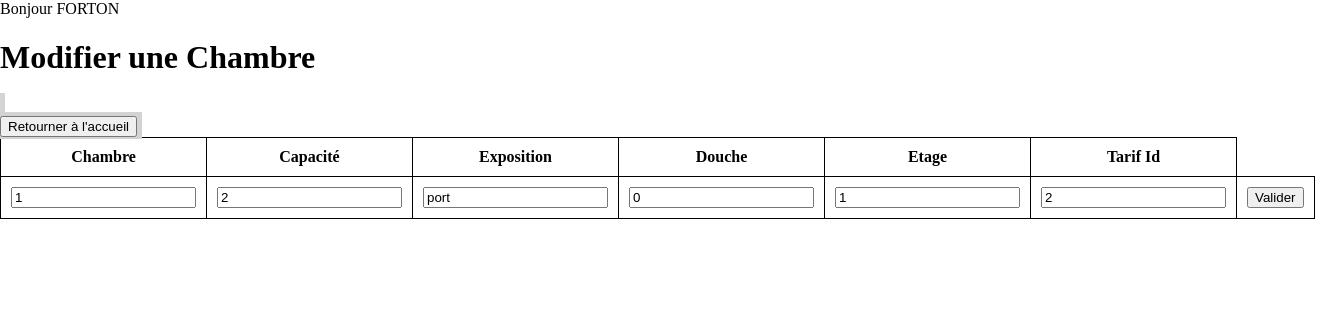
The app's page /php/admin_chambres/modifierChambre.php?numero=1 (signed in) with its own data.
### tables this page shows
CREATE TABLE IF NOT EXISTS `clients` (
  `id` int(11) NOT NULL AUTO_INCREMENT,
  `civilite` varchar(20) NOT NULL,
  `nom` varchar(100) NOT NULL,
  `prenom` varchar(70) NOT NULL,
  `adresse` varchar(200) DEFAULT NULL,
  `codePostal` varchar(10) DEFAULT NULL,
  `ville` varchar(200) DEFAULT NULL,
  `pseudo` varchar(50) NOT NULL,
  `mail` varchar(50) NOT NULL,
  `mot_de_passe` varchar(50) NOT NULL,
  `pays_id` int(11) DEFAULT NULL,
  `avatar` varchar(255) NOT NULL,
  `admin` tinyint(4) NOT NULL,
  PRIMARY KEY (`id`)
);

CREATE TABLE IF NOT EXISTS `chambres` (
  `numero` int(11) NOT NULL AUTO_INCREMENT,
  `capacite` int(11) NOT NULL,
  `exposition` varchar(20) DEFAULT NULL,
  `douche` int(11) NOT NULL DEFAULT '0',
  `etage` int(11) NOT NULL,
  `tarif_id` int(11) DEFAULT NULL,
  `dispo` tinyint(1) DEFAULT NULL,
  PRIMARY KEY (`numero`)
);

### php/dao_user.php (called while the page is built, shortened)
<?php
function getUserById($id){
	$sql = 'SELECT `nom`, `prenom`, admin FROM `clients`  WHERE `id` = :id';
	$db = getConnection();
	$select = $db->prepare($sql);
	$select->execute(array('id'=>$id));
	$result = $select->fetchAll();
	return empty($result) ? false : array('nom' => $result[0]['nom'], 'prenom' => $result[0]['prenom'], 'admin' => $result[0]['admin']);
}

### php/admin_chambres/modifierChambre.php (the view, shortened to what this page needs)
<?php
require('../dao_user.php');
global $VAR_LOGGED;
$id = sessionVar($VAR_LOGGED);
$clients = getUserById($id);
echo 'Bonjour ' . $clients['nom'] ;
?>
<html>
<link href="../../../Neptune/css/chambre.css" rel="stylesheet">
<body>
<h1>Modifier une Chambre</h1>
<?php
require ('fonctionChambre.php');
if (isset($_GET['numero'])) {
    $numero = $_GET['numero'];
    $bdd = getDataBase();
    $query ="SELECT * FROM chambres WHERE numero=:v_numero";
    $statement = $bdd->prepare($query);
    $statement->bindParam(':v_numero', $numero);
    if ($statement->execute()) {
        $chambre = $statement->fetch(PDO::FETCH_OBJ);
    }
    echo "<a href='../../index.php'><br>
    <button>Retourner à l'accueil</button></a>";
    ?>
    <table>
        <thead>
        <tr>
            <th>Chambre</th>
            <th>Capacité</th>
            <th>Exposition</th>
            <th>Douche</th>
            <th>Etage</th>
            <th>Tarif Id</th>
        </tr>
        </thead>
        <tbody>
        <tr>
    <form action="updateChambre.php" method="post">
        <td><input type="text" name="numero" value="<?= $chambre->numero ?>" /></td>
        <td><input type="text" name="capacite" value="<?= $chambre->capacite ?>" /></td>
        <td><input type="text" name="exposition" value="<?= $chambre->exposition ?>" /></td>
        <td><input type="text" name="douche" value="<?= $chambre->douche ?>" /></td>
        <td><input type="text" name="etage" value="<?= $chambre->etage ?>" /></td>
        <td><input type="text" name="tarif_id" value="<?= $chambre->tarif_id ?>" /></td>
        <td><input type="submit" value="Valider" /></td>
    </form>
        </tr>
        </tbody>
    </table>
    <?php
} else {
    echo "Chambre non trouvée";
}
?>
</body>
</html>

### css/chambre.css (style rules this page uses)
a { text-decoration: none; color: darkred; padding: 5px; background-color: lightgrey; }
table { border-collapse: collapse; }
th, td { border: 1px solid black; padding: 10px; }
html { margin: 0; padding: 0; }
body { margin: 0; padding: 0; }

### records on screen
clients: nom "FORTON"
chambres: numero "1", capacite "2", exposition "port", douche "0", etage "1", tarif_id "2"
